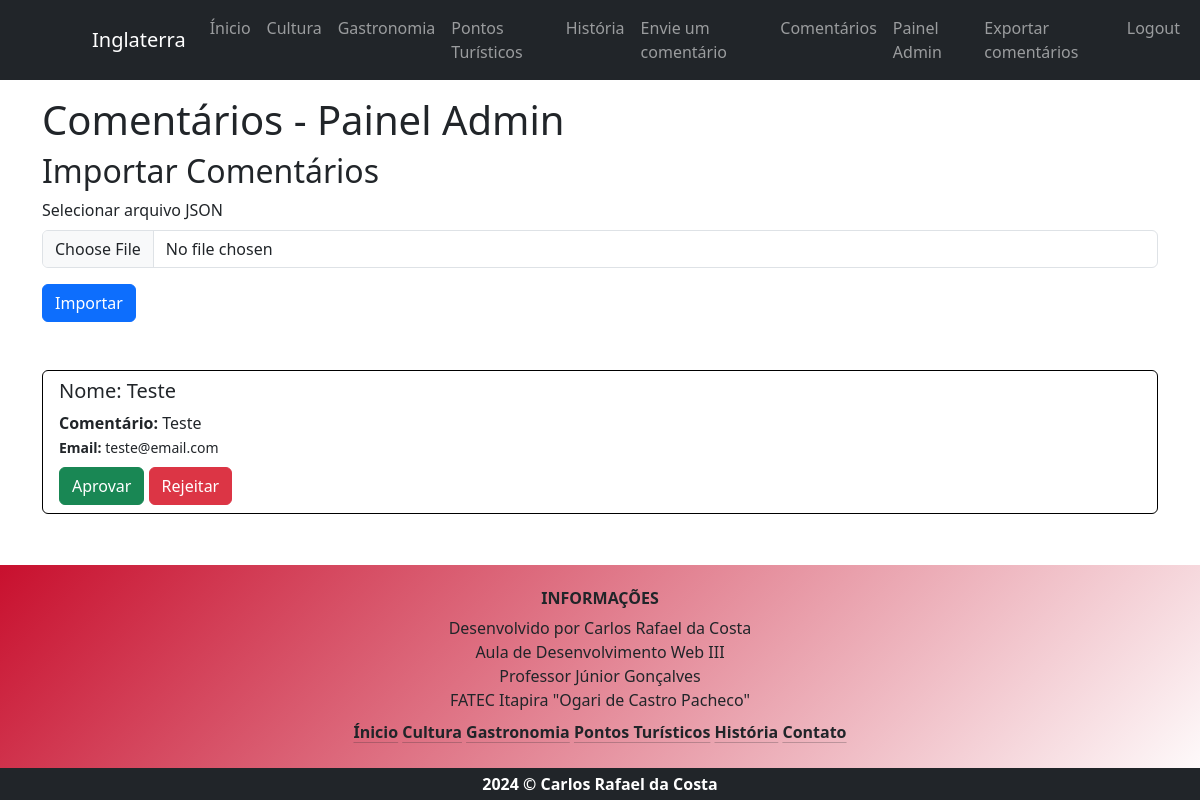
/index_adm.php (signed in), run on the app's committed database.
### tables this page shows
CREATE TABLE `tb_comentario` (
  `id` int(11) NOT NULL,
  `nome` varchar(255) NOT NULL,
  `email` varchar(255) NOT NULL,
  `comentario` text NOT NULL,
  `aprovado` tinyint(1) DEFAULT NULL
);

### classes/Comentario.php (called while the page is built, shortened)
<?php
class Comentario
{
  public function listarAdmin()
  {
    include "conexao.php";
    $sql = "SELECT * FROM tb_comentario WHERE aprovado IS NULL";
    $resultado = $conexao->query($sql);
    $lista = $resultado->fetchAll();
    return $lista;
  }
}

### index_adm.php (the view, shortened to what this page needs)
<?php
if (
    isset($_SESSION['usuario']) &&
    isset($_SESSION['role']) &&
    $_SESSION['role'] != 'adm'
) {
    header('Location: index_user.php');
    exit();
} else {
    include 'classes/Comentario.php';
    $comentario = new Comentario();
    $comentarios = $comentario->listarAdmin();
}
?>
<!DOCTYPE html>
<html lang="pt-br">
<head>
    <link href="https://cdn.jsdelivr.net/npm/bootstrap@5.3.3/dist/css/bootstrap.min.css" rel="stylesheet" />
    <link rel="stylesheet" href="./assets/styles/index.css" />
    <link rel="stylesheet" href="./assets/styles/index_adm.css" />
</head>
<body>
    <nav class="navbar navbar-expand-lg navbar-dark bg-dark fixed-top">
        <div class="container-fluid">
            <a class="navbar-brand flag-logo" href="index.php">
                <video muted autoplay loop>
                    <source src="./assets/videos/flag-video.mp4" type="video/mp4" />
                </video>
                Inglaterra
            </a>
            <div class="collapse navbar-collapse" id="navbarNav">
                <ul class="navbar-nav">
                    <li class="nav-item">
                        <a class="nav-link" href="./index.php">Ínicio</a>
                    </li>
                    <li class="nav-item">
                        <a class="nav-link" href="cultura.php">Cultura</a>
                    </li>
                    <li class="nav-item">
                        <a class="nav-link" href="gastronomia.php">Gastronomia</a>
                    </li>
                    <li class="nav-item">
                        <a class="nav-link" href="pontos-turisticos.php">Pontos Turísticos</a>
                    </li>
                    <li class="nav-item">
                        <a class="nav-link" href="historia.php">História</a>
                    </li>
                    <li class="nav-item">
                        <a class="nav-link" href="comentario.php">Envie um comentário</a>
                    </li>
                    <li class="nav-item">
                        <a class="nav-link" href="comentarios.php">Comentários</a>
                    </li>
                    <li class="nav-item">
                        <?= isset($_SESSION['usuario']) &&
                            isset($_SESSION['role']) &&
                            $_SESSION['role'] == 'adm'
                            ? '<a class="nav-link" href="index_adm.php">Painel Admin</a>'
                            : (isset($_SESSION['usuario']) &&
                                isset($_SESSION['role']) && $_SESSION['role'] == 'user' ?
                                '<a class="nav-link" href="index_user.php">Painel Usuário</a>'
                                : '')
                        ?>
                    </li>
                    <li class="nav-item">
                        <?= isset($_SESSION['usuario']) &&
                            isset($_SESSION['role']) &&
                            $_SESSION['role'] == 'adm'
                            ? '<a class="nav-link" href="exportar_comentarios.php">Exportar comentários</a>'
                            : ''
                        ?>
                    </li>
                    <li class="nav-item">
                        <?= !isset($_SESSION['usuario'])
                            ? '<a class="nav-link" href="login.php">Login</a>'
                            : '<a class="nav-link" href="./usuario-logout.php">Logout</a>'
                        ?>
                    </li>
                </ul>
            </div>
        </div>
    </nav>
    <main class="container my-5 pt-5">
        <h1>Comentários - Painel Admin</h1>
        <div class="mb-5">
            <h2>Importar Comentários</h2>
            <form action="importar_comentarios.php" method="POST" enctype="multipart/form-data">
                <div class="mb-3">
                    <label for="jsonFile" class="form-label">Selecionar arquivo JSON</label>
                    <input type="file" class="form-control" id="jsonFile" name="jsonFile" accept=".json" required>
                </div>
                <button type="submit" class="btn btn-primary">Importar</button>
            </form>
        </div>
        <div class="listar-comentarios">
            <?php foreach ($comentarios as $comentario) : ?>
                <div class="comentario">
                    <h5>Nome: <?= htmlspecialchars($comentario['nome']) ?></h5>
                    <p><strong>Comentário:</strong> <?= htmlspecialchars($comentario['comentario']) ?></p>
                    <small><strong>Email:</strong> <?= htmlspecialchars($comentario['email']) ?></small>
                    <div class="mt-2">
                        <button type="button" class="btn btn-success" onclick="aprovarRejeitarComentario(<?= $comentario['id'] ?>, 'aprovar')">Aprovar</button>
                        <button type="button" class="btn btn-danger" onclick="aprovarRejeitarComentario(<?= $comentario['id'] ?>, 'rejeitar')">Rejeitar</button>
                    </div>
                </div>
            <?php endforeach; ?>
        </div>
    </main>
    <footer class="footer">
        <div class="container">
            <div class="row">
                <div class="mt-4 text-center">
                    <div>
                        <h6 class="footer-heading text-uppercase fw-bold">Informações</h6>
                        <p class="mb-0">Desenvolvido por Carlos Rafael da Costa</p>
                        <p class="mb-0">Aula de Desenvolvimento Web III</p>
                        <p class="mb-0">Professor Júnior Gonçalves</p>
                        <p class="mb-0">FATEC Itapira "Ogari de Castro Pacheco"</p>
                        <div class="mt-2">
                            <a href="./index.php" class="link-dark link-offset-2 link-underline-opacity-25 link-underline-opacity-100-hover fw-semibold">Ínicio</a>
                            <a href="cultura.php" class="link-dark link-offset-2 link-underline-opacity-25 link-underline-opacity-100-hover fw-semibold">Cultura</a>
                            <a href="gastronomia.php" class="link-dark link-offset-2 link-underline-opacity-25 link-underline-opacity-100-hover fw-semibold">Gastronomia</a>
                            <a href="pontos-turisticos.php" class="link-dark link-offset-2 link-underline-opacity-25 link-underline-opacity-100-hover fw-semibold">Pontos Turísticos</a>
                            <a href="historia.php" class="link-dark link-offset-2 link-underline-opacity-25 link-underline-opacity-100-hover fw-semibold">História</a>
                            <a href="contato.html" class="link-dark link-offset-2 link-underline-opacity-25 link-underline-opacity-100-hover fw-semibold">Contato</a>
                        </div>
                    </div>
                </div>
            </div>
        </div>
        <div class="text-center bg-dark text-white mt-4 p-1">
            <p class="mb-0 fw-bold">2024 © Carlos Rafael da Costa</p>
        </div>
    </footer>
</body>
</html>

### assets/styles/index.css (style rules this page uses)
body { display: flex; flex-direction: column; min-height: 100vh; }
main { padding-top: 70px; }
.flag-logo { display: flex; justify-content: center; align-items: center; gap: 10px; }
.flag-logo video { width: 70px; }
footer { background: linear-gradient(135deg, #c8102e, #ffffff); margin-top: auto; }

### assets/styles/index_adm.css (style rules this page uses)
.listar-comentarios { display: flex; flex-direction: column; gap: 10px; }
.comentario { border: 1px solid #000; border-radius: 6px; padding: 8px 16px; }
.comentario p { margin: 0; }

### data on the page
tb_comentario: nome "Teste", comentario "Teste", email "teste@email.com"
